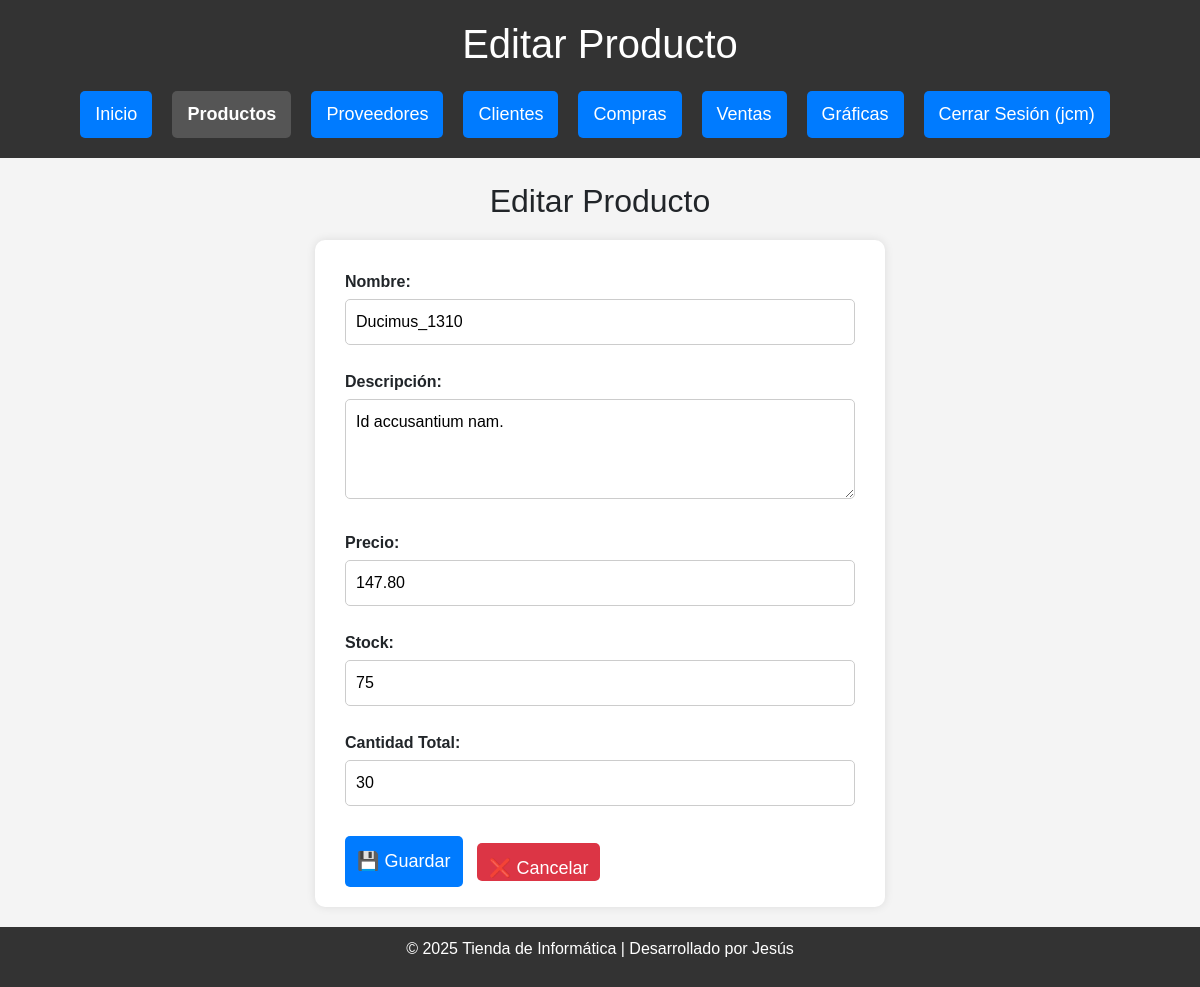
Before: /editar_producto/1 (signed in) with the older database file.
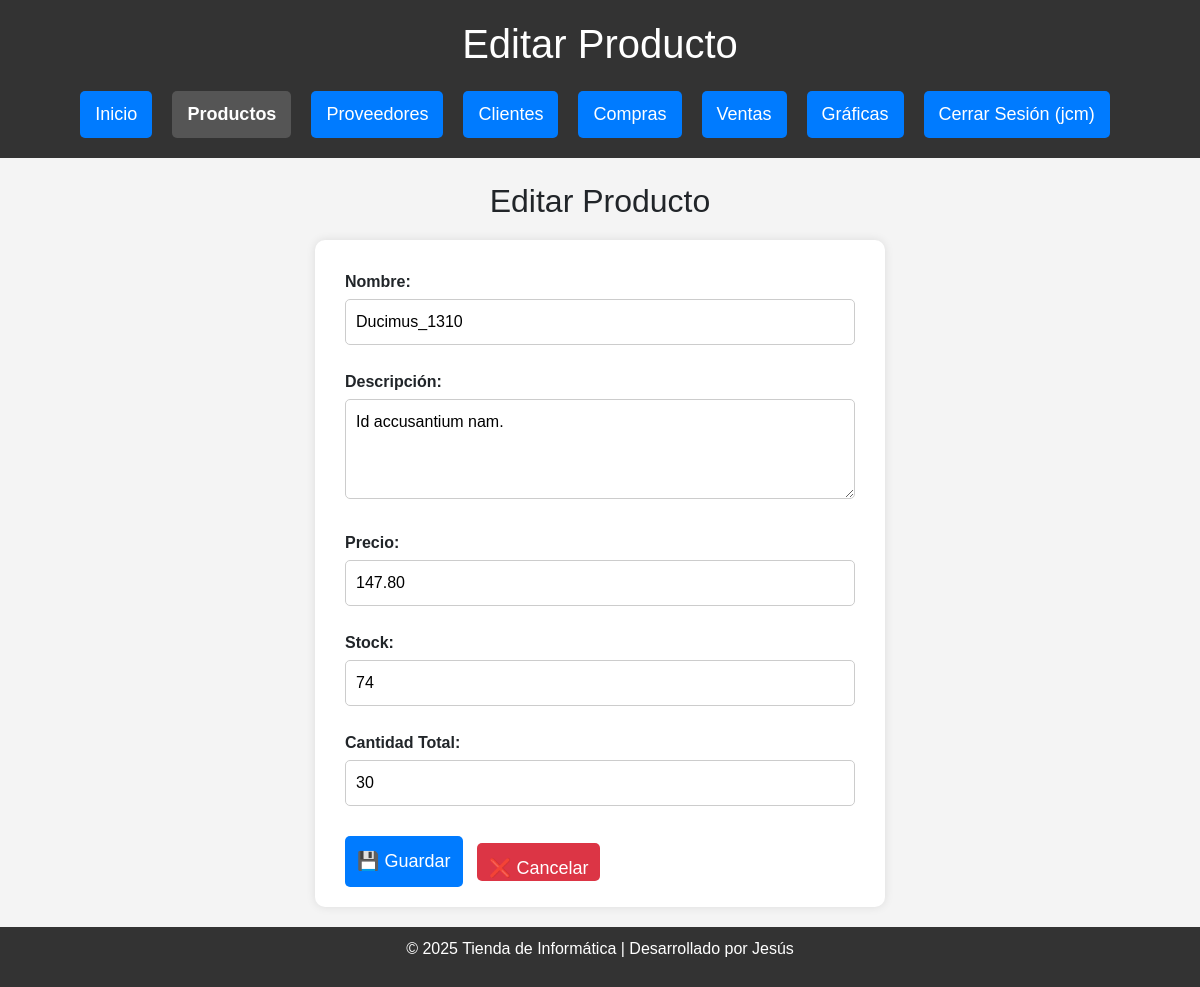
After: the same page with the newer database file.
### db.py (models this page shows)
class Producto(Base):
    __tablename__ = "Producto"
    id = Column(Integer, primary_key=True)
    nombre = Column(String(150), unique=True, nullable=False)
    descripcion = Column(Text)
    categoria_id = Column(Integer, ForeignKey('Categoria.id'), nullable=True)
    precio = Column(Numeric(10, 2), nullable=False)
    stock = Column(Integer, default=0)
    cantidad_total = Column(Integer, default=30)
    fecha_creacion = Column(DateTime, default=func.now())
    categoria = relationship('Categoria', backref=backref('productos', lazy=True))
    ventas = relationship("DetalleVenta", back_populates="producto")

### routes/productos.py (the view, shortened to what this page needs)
@productos_bp.route('/editar_producto/<int:id>', methods=['GET', 'POST'])
@rol_requerido('admin')
def editar_producto(id):
    producto = sesion.query(Producto).filter_by(id=id).first()
    if not producto:
        flash('Producto no encontrado.')
        return redirect(url_for('productos.ver_productos'))
    return render_template('producto/editar_producto.html', producto=producto)

### db.py (called while the page is built)
def rol_requerido(rol_permitido):
    def decorador(f):
        @wraps(f)
        def funcion_decorada(*args, **kwargs):
            if 'usuario' not in session:
                flash('Debes iniciar sesión primero.', 'error')
                return redirect(url_for('login_bp.login'))
            if session.get('rol') != rol_permitido:
                flash('No tienes permisos para acceder a esta página.', 'error')
                return redirect(request.referrer or url_for('index'))
            return f(*args, **kwargs)
        return funcion_decorada
    return decorador

### templates/producto/editar_producto.html (shortened to what this page needs)
{% extends "base.html" %}
{% block header %}Editar Producto{% endblock %}
{% block content %}
<h2 class="form-title">Editar Producto</h2>
<form action="{{ url_for('productos.editar_producto', id=producto.id) }}" method="post">
    <label for="nombre">Nombre:</label>
    <input type="text" id="nombre" name="nombre" value="{{ producto.nombre }}" required>
    <label for="descripcion">Descripción:</label>
    <textarea id="descripcion" name="descripcion" required>{{ producto.descripcion }}</textarea>
    <label for="precio">Precio:</label>
    <input type="number" id="precio" name="precio" step="0.01" value="{{ producto.precio }}" required>
    <label for="stock">Stock:</label>
    <input type="number" id="stock" name="stock" value="{{ producto.stock }}" required>
    <label for="cantidad_total">Cantidad Total:</label>
    <input type="number" id="cantidad_total" name="cantidad_total" value="{{ producto.cantidad_total }}" required>
    <button type="submit" class="btn btn-primary">💾 Guardar</button>
    <a href="{{ url_for('productos.ver_productos') }}" class="btn btn-cancel">❌ Cancelar</a>
</form>
{% endblock %}

Changed rows visible on the page:
changed Producto "Ducimus_1310": stock "75" → "74"
